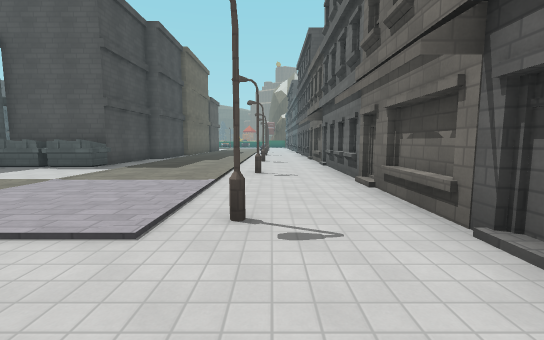
[1] (above)

24 first-person views from a walk through a Godot game level. The camera is 1.5 m above the floor, tilts 6° down and sees 90° across. The floor is counted in squares, 2 m on a side. Each view is taken from the middle of a square. On the plan, view 1 faces up. The plan holds only what a view shows up to about 10 squares ahead; the rest is blank. The place goes on beyond the plan. Some surface patterns are stand-ins.

[2]
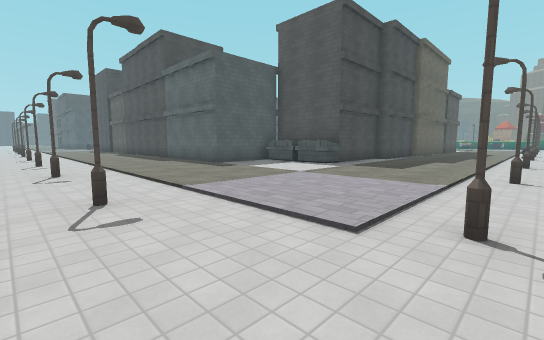

[3]
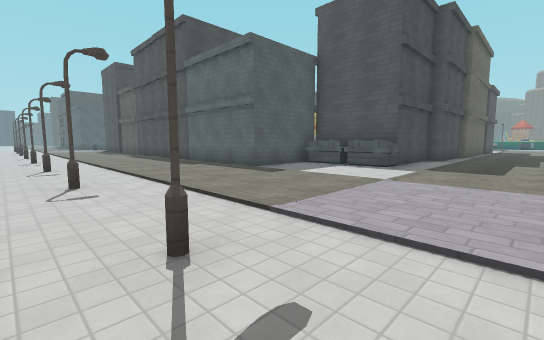

[4]
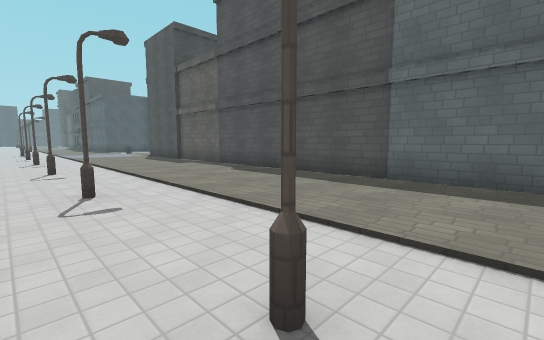

[5]
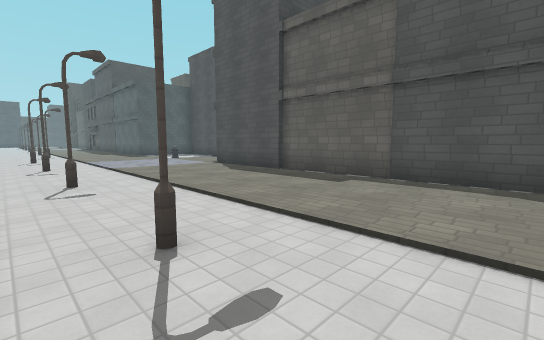

[6]
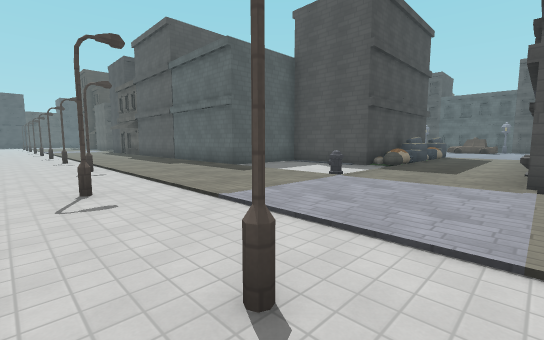

[7]
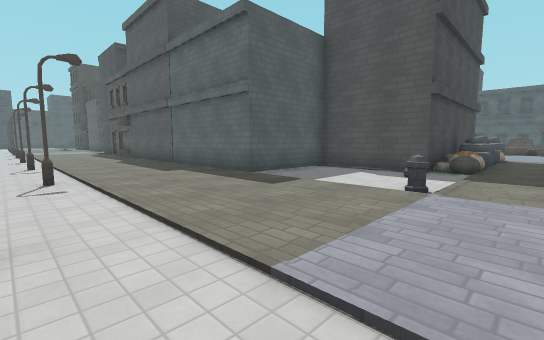

[8]
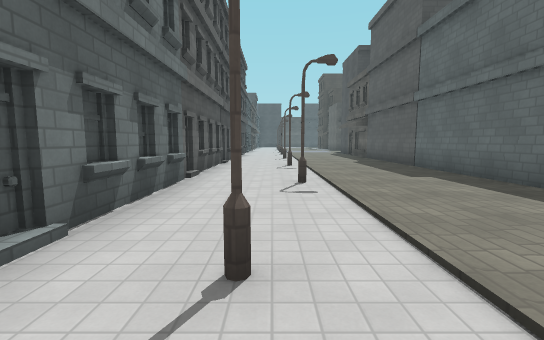

[9]
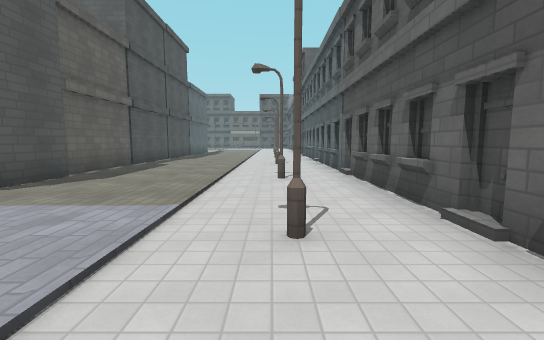

[10]
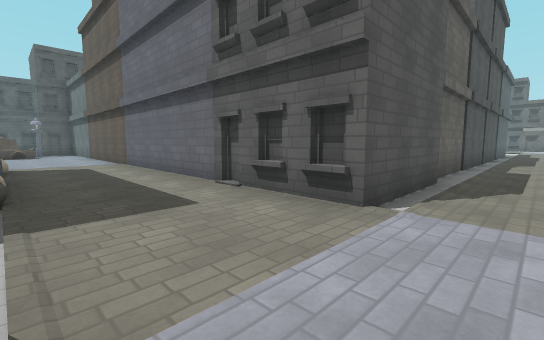

[11]
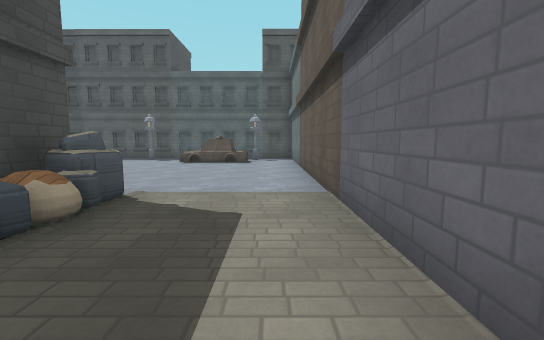

[12]
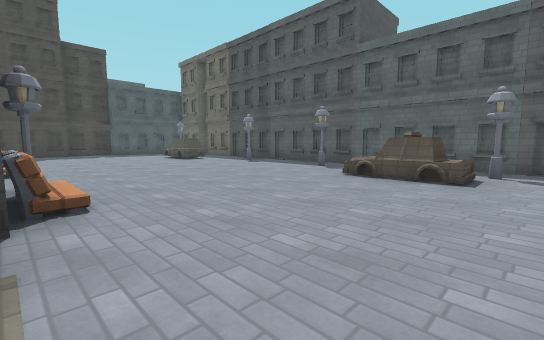

[13]
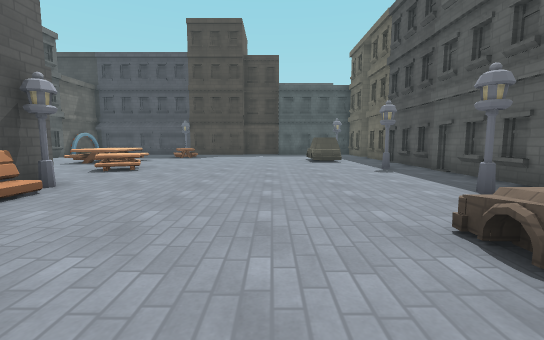

[14]
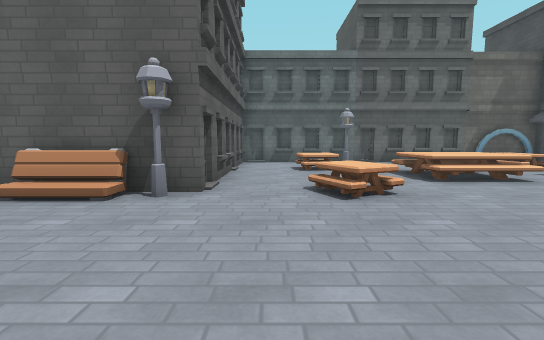

[15]
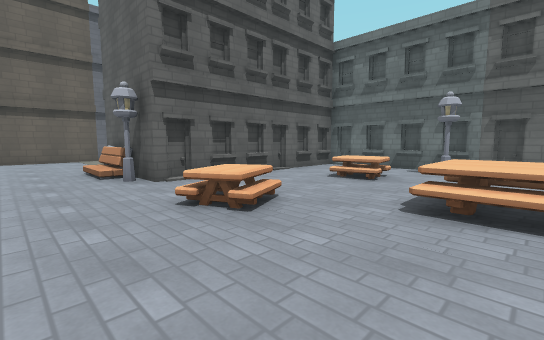

[16]
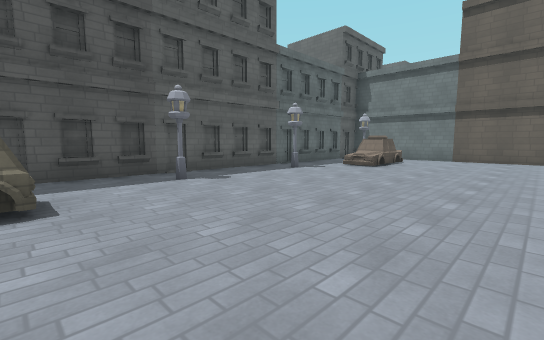

[17]
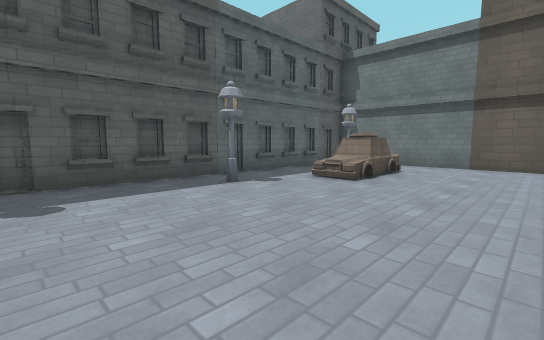

[18]
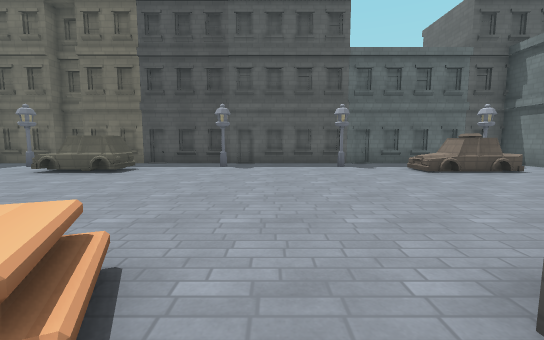

[19]
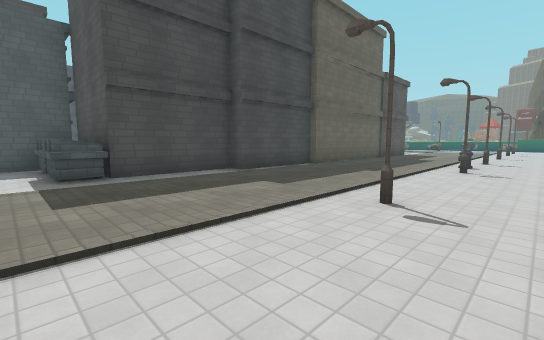

[20]
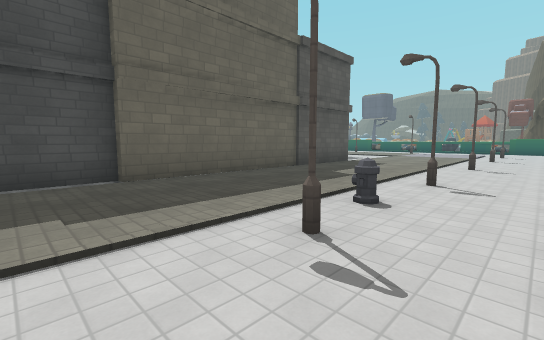

[21]
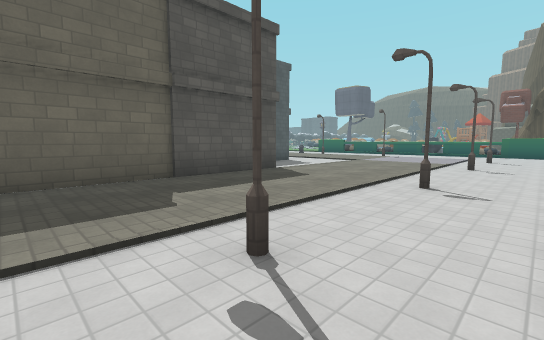

[22]
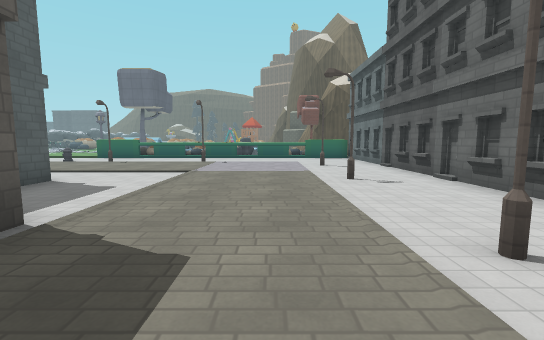

[23]
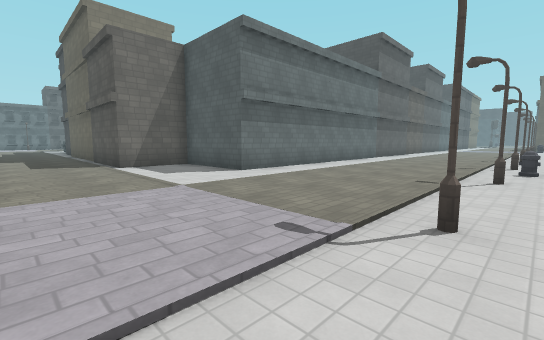

[24]
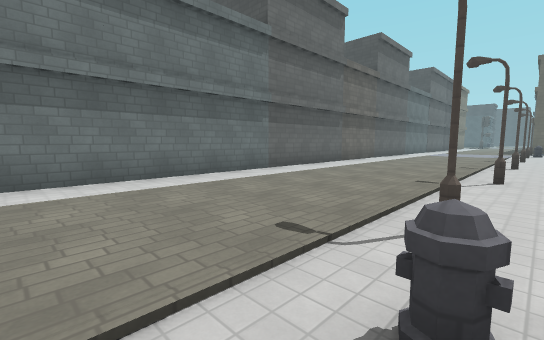

### Floor plan
Points are (right, up) in squares from view 1. A wall is a line through its corners. A room is listed if a view was taken in it or the views show most of it. See-through windows are left out.
Room 1 (views 1, 2, 3, 4, 5, 6, 7, 8, 9, 10, 19, 20, 21, 22, 23, 24)
walls: (-5.2, 11.6) (-5.2, 8.6) (-8.2, 8.6) (-8.2, 5.4) (-24.1, 5.4) (-24.1, 9.4); (-25.4, -0.7) (-17, -0.7); (-27.9, 8.2) (-31, 8.2); (-26.9, 11) (-27.2, 10.4) (-27.7, 10.6); (-4.7, 14.6) (-4.7, 11.6); (-30.9, 8.2) (-30.9, 5.2) (-37.1, 5.2); (1.7, 1.7) (1.7, 10); (-17.6, 25.4) (-6.4, 25.4) (-6.4, 22.5) (-4.5, 22.5) (-4.5, 14.5); (-36.5, -0.7) (-28.8, -0.7); (1.7, 23.5) (1.7, 30)
ways out: opening at (-25.5, 10.5) to room 2
objects: streetlight (-36, 2); streetlight (-32, 2); streetlight (-28, 1); other object (-27, 5); other object (-27, 8); other object (-27, 10); streetlight (-25, 1); streetlight (-22, 30); streetlight (-21, 1); streetlight (-19, 30); streetlight (-18, 1); streetlight (-15, 30); streetlight (-14, 1); streetlight (-12, 30); streetlight (-11, 1); streetlight (-8, 30); streetlight (-7, 1); dumpster (-7, 8); dumpster (-6, 8) to (-5, 8); streetlight (-5, 30); streetlight (-4, 1); other object (-1, 16); streetlight (0, 3); streetlight (0, 6); streetlight (0, 10); streetlight (0, 15); streetlight (0, 18); streetlight (0, 22); streetlight (0, 26); streetlight (0, 29)
Room 2 (views 11, 12, 13, 14, 15, 16, 17, 18)
walls: (-28.6, 14) (-27.9, 14) (-27.9, 12.9); (-27.2, 13.5) (-26.9, 12.5); (-27.9, 12.6) (-27.9, 10.4); (-27, 13.6) (-27, 12.9); (-27, 13.6) (-27.2, 13); (-24.1, 9.4) (-24.1, 22.4) (-37.1, 22.4); (-37.5, 8.2) (-31, 8.2) (-31, 14) (-30.4, 14)
ways out: opening at (-25.5, 10.5) to room 1
objects: other object (-37, 11) to (-35, 13); car (-37, 20) to (-36, 20); lantern (-34, 9); other object (-34, 11); other object (-33, 13); lantern (-33, 21); lantern (-30, 14); lantern (-30, 21); other object (-29, 14); car (-28, 20) to (-26, 20); other object (-27, 12); lantern (-26, 21)

Positions as (right, up) in squares from view 1, and headings:
1: (0, 0), facing up
2: (0, 0), facing up-left
3: (-2, 0), facing up-left
4: (-10, 0), facing up-left
5: (-16, 0), facing up-left
6: (-24, 0), facing up-left
7: (-26, 1), facing up-left
8: (-27, 1), facing left
9: (-27, 1), facing right
10: (-27, 4), facing up-right
11: (-25, 10), facing up
12: (-25, 14), facing up-left
13: (-26, 18), facing left
14: (-32, 18), facing down
15: (-36, 16), facing down-right
16: (-36, 16), facing up-right
17: (-33, 17), facing up-right
18: (-32, 13), facing up
19: (1, 7), facing up-left
20: (1, 13), facing up-left
21: (1, 17), facing up-left
22: (-2, 20), facing up
23: (-2, 31), facing down-left
24: (-9, 31), facing down-left
